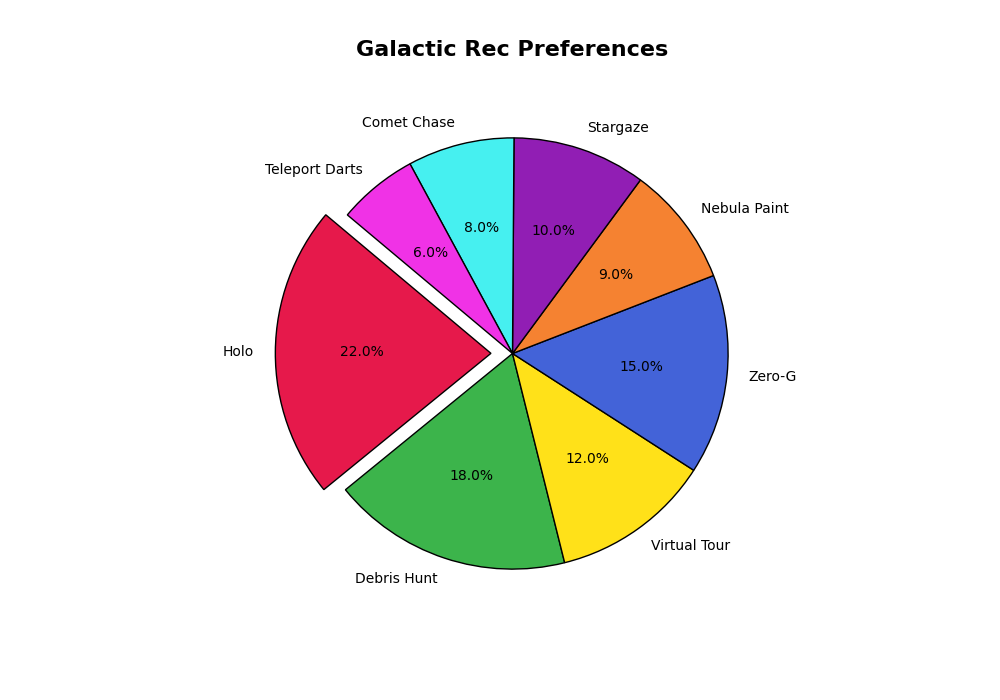

The script that drew this image:
import matplotlib.pyplot as plt

activities = [
    "Holo", 
    "Debris Hunt", 
    "Virtual Tour", 
    "Zero-G", 
    "Nebula Paint", 
    "Stargaze", 
    "Comet Chase", 
    "Teleport Darts"
]
popularity_percentages = [22, 18, 12, 15, 9, 10, 8, 6]
new_colors = ['#e6194b', '#3cb44b', '#ffe119', '#4363d8', 
              '#f58231', '#911eb4', '#46f0f0', '#f032e6']

fig, ax1 = plt.subplots(figsize=(10, 7))

ax1.pie(popularity_percentages, labels=activities, autopct='%1.1f%%', startangle=140, colors=new_colors,
        explode=[0.1, 0, 0, 0, 0, 0, 0, 0], wedgeprops=dict(edgecolor='black'))

ax1.set_title("Galactic Rec Preferences", fontsize=16, fontweight='bold', pad=20)

plt.show()
